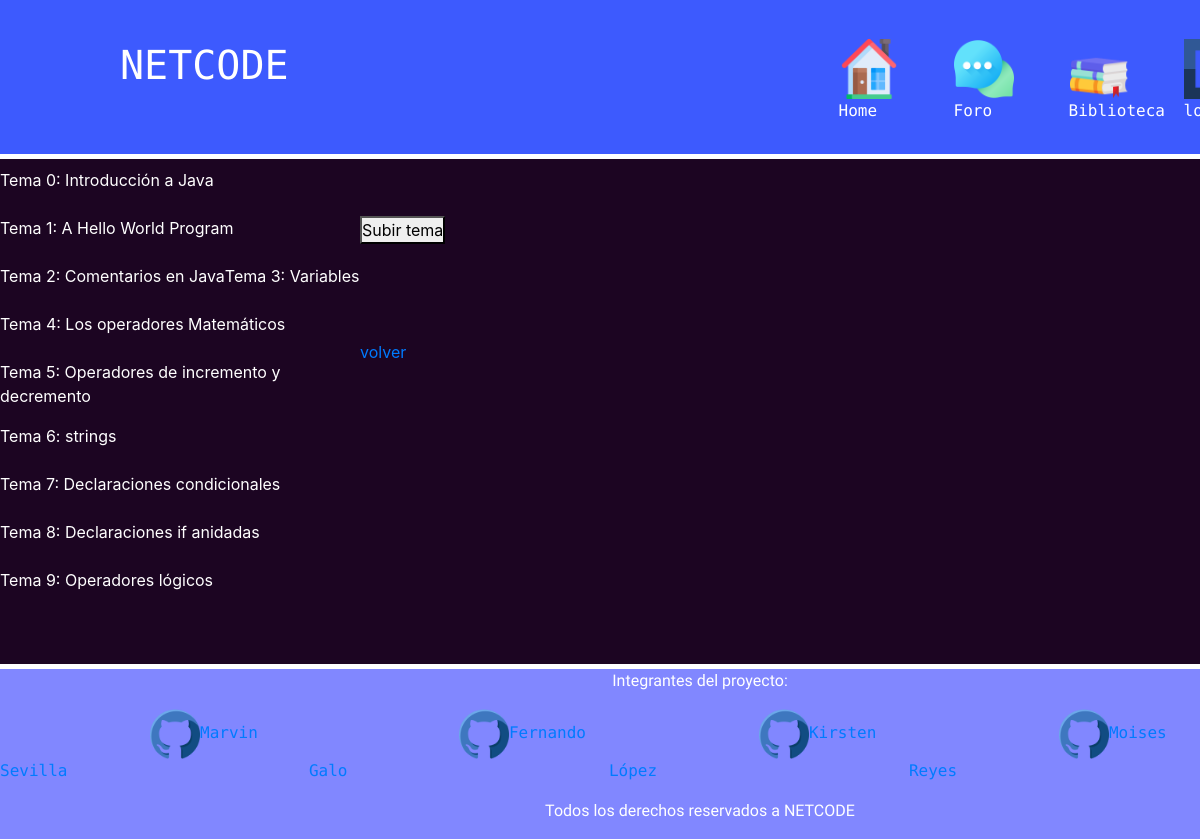
/verTemas/2, run on the app's committed database.
### tables this page shows
CREATE TABLE Tema
(
	Id integer PRIMARY KEY not null,
	Nombre text not null,
	Numero_Actividades integer not null,
	Id_Curso int, 'Contenido' text,
	constraint fk_Curso foreign key (Id_Curso) references Curso(Id)
);

### application.py (the view)
@app.route("/verTemas/<id>")
def verTemas(id):
    id = int(id)
    conn = connect()
    cursor = conn.cursor()
    results = topicData(conn, id)
    nTemas = 0 # aqui guardaremos el numero de temas
    names = [] # aqui guardaremos los nombres de cada tema
    for r in results:
        for c in r:
            try:
                nTemas = int(c) # si es un digito es el numero de temas
            except:
                names.append(c) # sino es el nombre de un tema
    Curso = courseData(conn, id)
    nombreC = "curso"
    for r in Curso:
        for c in r:
            nombreC = c
    conn.close() # cerramos la coneccion a la base de datos
    return render_template("ver_temas.html", Nombres = names, temas=nTemas, cursoSelected=nombreC, c_id=id)

### dataRequest.py (called while the page is built)
def connect():
    try:
        conn = sqlite3.connect('Users.db')
        return conn
    except Error:
        print(Error)
        sys.exit() # Cerramos el sistema

def topicData(conn, id):
    cursor = conn.cursor()
    results = cursor.execute(f"SELECT Curso.Numero_Temas,  Tema.Nombre FROM Curso INNER JOIN Tema on Tema.Id_Curso=Curso.Id WHERE Curso.Id = {id}")
    return results;

def courseData(conn, id):
    cursor = conn.cursor()
    results = cursor.execute(f"SELECT Nombre FROM Curso WHERE Id = {id}")
    return results;

### templates/ver_temas.html (shortened to what this page needs)
{%extends "User.html"%}
{% block header %}
    <div class="icons-enlaces">
                <ul>
                    <div class="text">
                        <h1>NETCODE</h1>
                    </div>
                    <div class="image-icon">
                        <li><a href="/admin"> <img src="../static/img/home.png" alt="homeicon"> Home</a></li>
                    </div>
                    <div class="image-icon">
                        <li><a href="/foro"><img src="../static/img/chat.png" alt="homeicon">Foro</a></li>
                    </div>
                    <div class="image-icon">
                        <li><a href="/Almacen/1"> <img src="../static/img/book.png" alt="bibliotecaicon"> Biblioteca</a></li>
                    </div>
                    <div class="image-icon">
                        <li><a href="/logout"><img src="../static/img/logout.png" alt="logout">log out</a></li>
                    </div>
                </ul>
            </div>
{% endblock %}
{% block body %}
    <br><br><br><br><br><br><br>
    <div class="sessions">
        {% for result in range(temas) %}
            <p>Tema {{ result }}: {{ Nombres[loop.index - 1] }}</p>
            <br><br>
        {% endfor %}
        <br><br>
    </div>
    <br><br>
    <div>
        <form action="/subir-tema/{{c_id}}">
            <button type="submit">Subir tema</button>
        </form>
    </div>
    <br>
    <br>
    <br>
    <br>
    <a href="/Almacen-cursos/{{c_id}}">volver</a>
{% endblock %}

### static/css/cursos.css (style rules this page uses)
* { margin: 0; padding: 0; box-sizing: border-box; }
.icons-enlaces { display: flex; z-index: 1; }
header .icons-enlaces ul { display:flex; justify-content: center; align-items: center; }
header .icons-enlaces ul .text h1 { float: right; font-family: 'M PLUS Code Latin', sans-serif; text-align: center; margin-left: 120px; margin-right: 550px; color: #FFF; }
header .icons-enlaces ul .image-icon li { List-style: none; font-family: 'M PLUS Code Latin', sans-serif; }
header .icons-enlaces ul .image-icon li a { margin-left: 100px; text-decoration: none; padding: 6px 15px; color: #FFF; border-radius: 20px; justify-content: center; align-items: center; height: 100%; }
header .icons-enlaces ul .image-icon li a:link { text-decoration: none; }
header .icons-enlaces .image-icon li a img { display:flex; justify-content: space-between; align-items: center; width: 60px; height: 60px; cursor:pointer; }
body { background-color:#1c0522; color:#FFF; overflow-x: hidden; }
.sessions { width: 30%; height: 80%; display: flex; flex-wrap: wrap; float: left; }

### data on the page
Tema: Nombre "Introducción a Java"
Tema: Nombre "A Hello World Program"
Tema: Nombre "Comentarios en Java"
Tema: Nombre "Variables"
Tema: Nombre "Los operadores Matemáticos"
Tema: Nombre "Operadores de incremento y decremento"
Tema: Nombre "strings"
Tema: Nombre "Declaraciones condicionales"
Tema: Nombre "Declaraciones if anidadas"
Tema: Nombre "Operadores lógicos"

### other printed values
{{ result }} "0" "1" "2" "3" "4" "5" "6" "7" "8" "9"
